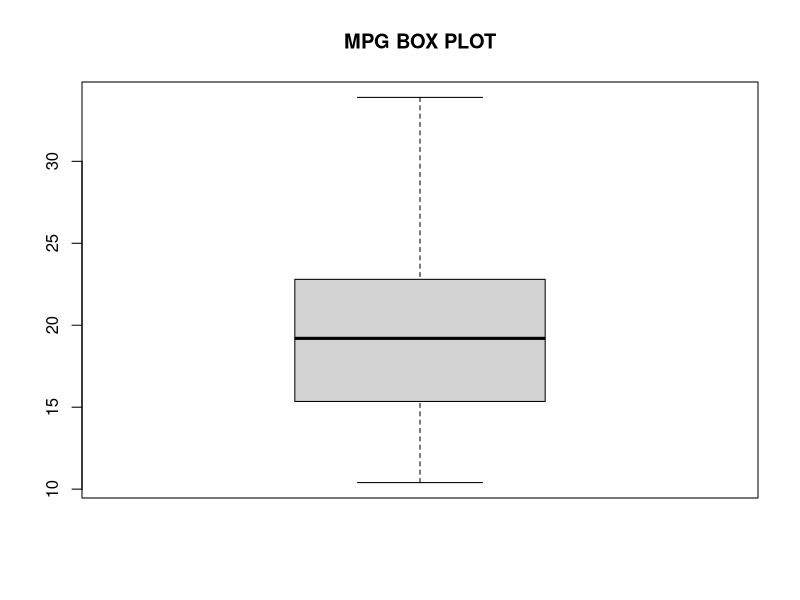

The R source for this figure:
summary(mtcars)
summary(mtcars$mpg)
mean(mtcars$mpg)
sd(mtcars$mpg)

is.na(mtcars)
#na.omit(data)

#outlier
boxplot(mtcars$mpg, main="MPG BOX PLOT")

cor(mtcars$mpg, mtcars$wt) # correlation (-1 to 1)
#cov(mtcars$mpg, mtcars$wt) # corvariance
